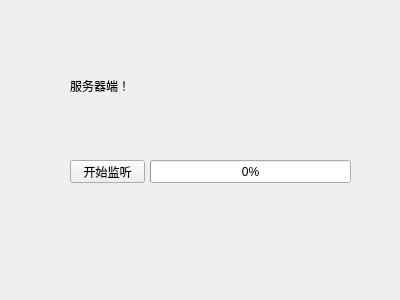
<?xml version="1.0" encoding="UTF-8"?>
<ui version="4.0">
 <class>Widget</class>
 <widget class="QWidget" name="Widget">
  <property name="geometry">
   <rect>
    <x>0</x>
    <y>0</y>
    <width>400</width>
    <height>300</height>
   </rect>
  </property>
  <property name="windowTitle">
   <string>Widget</string>
  </property>
  <widget class="QLabel" name="serverStatusLabel">
   <property name="geometry">
    <rect>
     <x>70</x>
     <y>60</y>
     <width>251</width>
     <height>51</height>
    </rect>
   </property>
   <property name="text">
    <string>服务器端！</string>
   </property>
  </widget>
  <widget class="QPushButton" name="startButton">
   <property name="geometry">
    <rect>
     <x>70</x>
     <y>160</y>
     <width>75</width>
     <height>23</height>
    </rect>
   </property>
   <property name="text">
    <string>开始监听</string>
   </property>
  </widget>
  <widget class="QProgressBar" name="serverProgressBar">
   <property name="geometry">
    <rect>
     <x>150</x>
     <y>160</y>
     <width>201</width>
     <height>23</height>
    </rect>
   </property>
   <property name="value">
    <number>0</number>
   </property>
  </widget>
 </widget>
 <layoutdefault spacing="6" margin="11"/>
 <resources/>
 <connections/>
</ui>
